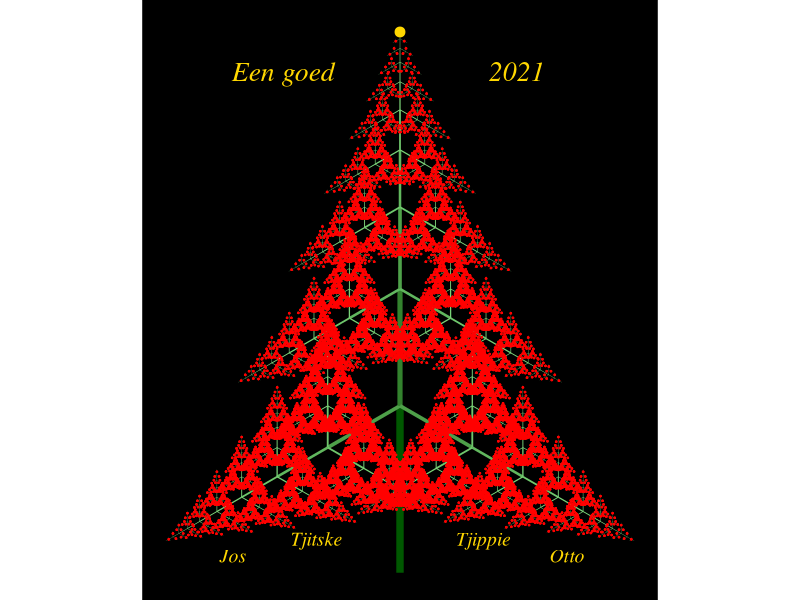

R code for this plot:
library(ggplot2)
library(data.table)
library(colorspace)

xstart <- 0
ystart <- 0
angle <- pi/2

segments <- list()

move <- function(length, pendown=TRUE, id=0)
{
  yend <<- ystart + sin(angle)*length
  xend <<- xstart + cos(angle)*length
  if (pendown) segments[[1+length(segments)]] <<- c(xstart, ystart, xend, yend, length, id)
  xstart <<- xend
  ystart <<- yend
}

turn <- function(a)
{
  angle <<- angle+a
}

draw <- function(depth, length, id=0)
{
  move(length, id=depth)
  if (depth > 0) {
    lbranch <- 0.5*length
    ltrunc <- 0.7*length
    turnangle <- 2*pi/3
    
    turn(turnangle)
    draw(depth-1, lbranch)
    move(-lbranch, F)
    
    turn(-turnangle)
    draw(depth-1, ltrunc)
    move(-ltrunc, F)
    
    turn(-turnangle)
    draw(depth-1, lbranch)
    move(-lbranch, F)
    
    turn(turnangle)
    
  }
}

size <- 10
depth <- 10
draw(depth, size)

xmaschard <- data.table( x0 = c(-10, -5, 5, 10, -7, 7),
                         y0 = c(1, 2, 2, 1, 30, 30),
                         x1=0, y1=0, depth=0, id=0,
                         size = c(5, 5, 5, 5, 7, 7),
                         label=c("Jos", "Tjitske", "Tjippie", "Otto",
                                 "Een goed",
                                 "2021"))

plotdata <- as.data.table(t(as.data.table(segments)))
setnames(plotdata, c("x0","y0","x1","y1","depth","id"))
plotdata[, i:=seq(.N)]
plt <- ggplot(plotdata, aes(x=x0,y=y0,xend=x1,yend=y1)) +
  geom_segment(aes(color=depth,size=I(depth/4)))+
  scale_color_gradient(low="lightgreen",high=scales::muted("green"),guide=F)+
  coord_fixed(ratio=1)+
  geom_point(data = plotdata[id<1], color="red",size=0.2)+
  geom_point(data = data.frame(x0=0,y0=max(plotdata$y0),x1=0,y1=0),color="gold",size=3)+
  geom_text(data=xmaschard, mapping=aes(label=label,size=I(size)), color="gold",
            family="Times", fontface="italic")+
  #geom_text(aes(x=(x0+x1)/2,y=(y0+y1)/2,label=i))+
  #geom_label(data = data.table(x0=mean(plotdata$x0),y0=mean(plotdata$y0),x1=0,y1=0), 
  #           mapping=aes(label=paste("Depth",depth)))+
  theme_void()+
  theme(panel.background = element_rect(fill = 'black'))
print(plt)
